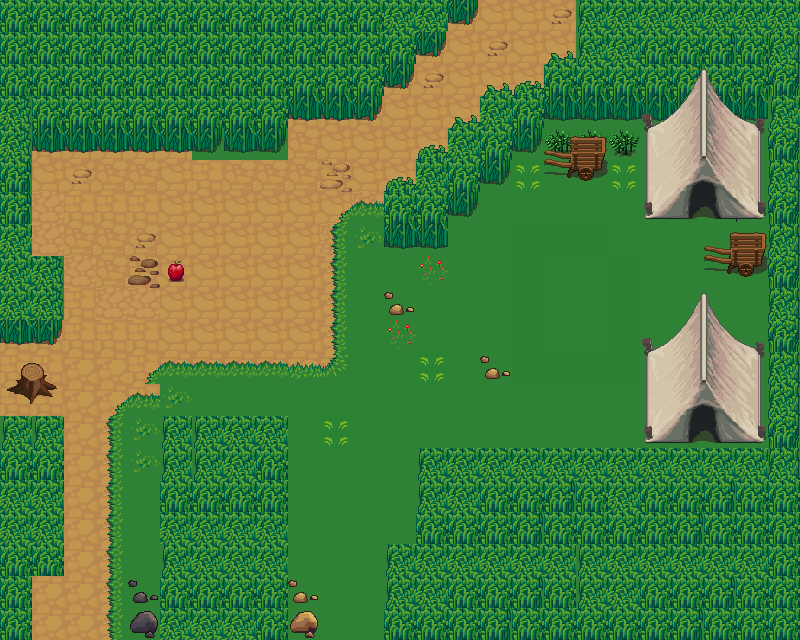

This is a level from a 2D game, rendered from its Tiled map with the project's own tilesets. A one-line summary and the map file follow, with tile-layer data summarised:
An orthogonal 25x20 tile map with 32x32 px tiles, 10 tile layers (exit, meta, ground, ground-helper, ...), 4 tilesets.

<map version="1.0" orientation="orthogonal" width="25" height="20" tilewidth="32" tileheight="32">
 <tileset firstgid="1" name="obj_misk_atlas" tilewidth="32" tileheight="32">
  <image source="obj_misk_atlas.png" width="1024" height="1024" />
  <tile id="114">
   <properties>
    <property name="npcid" value="99" />
   </properties>
  </tile>
 </tileset>
 <tileset firstgid="1025" name="terrain_atlas" tilewidth="32" tileheight="32">
  <image source="terrain_atlas.png" width="1024" height="1024" />
 </tileset>
 <tileset firstgid="2049" name="build_atlas" tilewidth="32" tileheight="32">
  <image source="build_atlas.png" width="1024" height="1024" />
 </tileset>
 <tileset firstgid="3073" name="meta_tiles" tilewidth="32" tileheight="32">
  <image source="meta_tiles.png" width="64" height="32" />
  <tile id="0">
   <properties>
    <property name="collidable" value="true" />
   </properties>
  </tile>
 </tileset>
 <layer name="exit" width="25" height="20">
  <data>[500 cells, 6 non-empty, 2 distinct tile ids]</data>
 </layer>
 <layer name="meta" width="25" height="20">
  <data>[500 cells, 90 non-empty, 1 distinct tile ids]</data>
 </layer>
 <layer name="ground" width="25" height="20">
  <data>[500 cells, 500 non-empty, 14 distinct tile ids]</data>
 </layer>
 <layer name="ground-helper" width="25" height="20">
  <data>[500 cells, 324 non-empty, 34 distinct tile ids]</data>
 </layer>
 <layer name="item" width="25" height="20">
  <data>[500 cells, 14 non-empty, 5 distinct tile ids]</data>
 </layer>
 <layer name="buildings" width="25" height="20">
  <data>[500 cells, 40 non-empty, 20 distinct tile ids]</data>
 </layer>
 <layer name="buildings-helper" width="25" height="20">
  <data>[500 cells, 0 non-empty, 0 distinct tile ids]</data>
 </layer>
 <layer name="tress-helper" width="25" height="20">
  <data>[500 cells, 7 non-empty, 1 distinct tile ids]</data>
 </layer>
 <layer name="npc" width="25" height="20">
  <data>[500 cells, 1 non-empty, 1 distinct tile ids]</data>
 </layer>
 <layer name="trees" width="25" height="20">
  <data>[500 cells, 0 non-empty, 0 distinct tile ids]</data>
 </layer>
</map>
